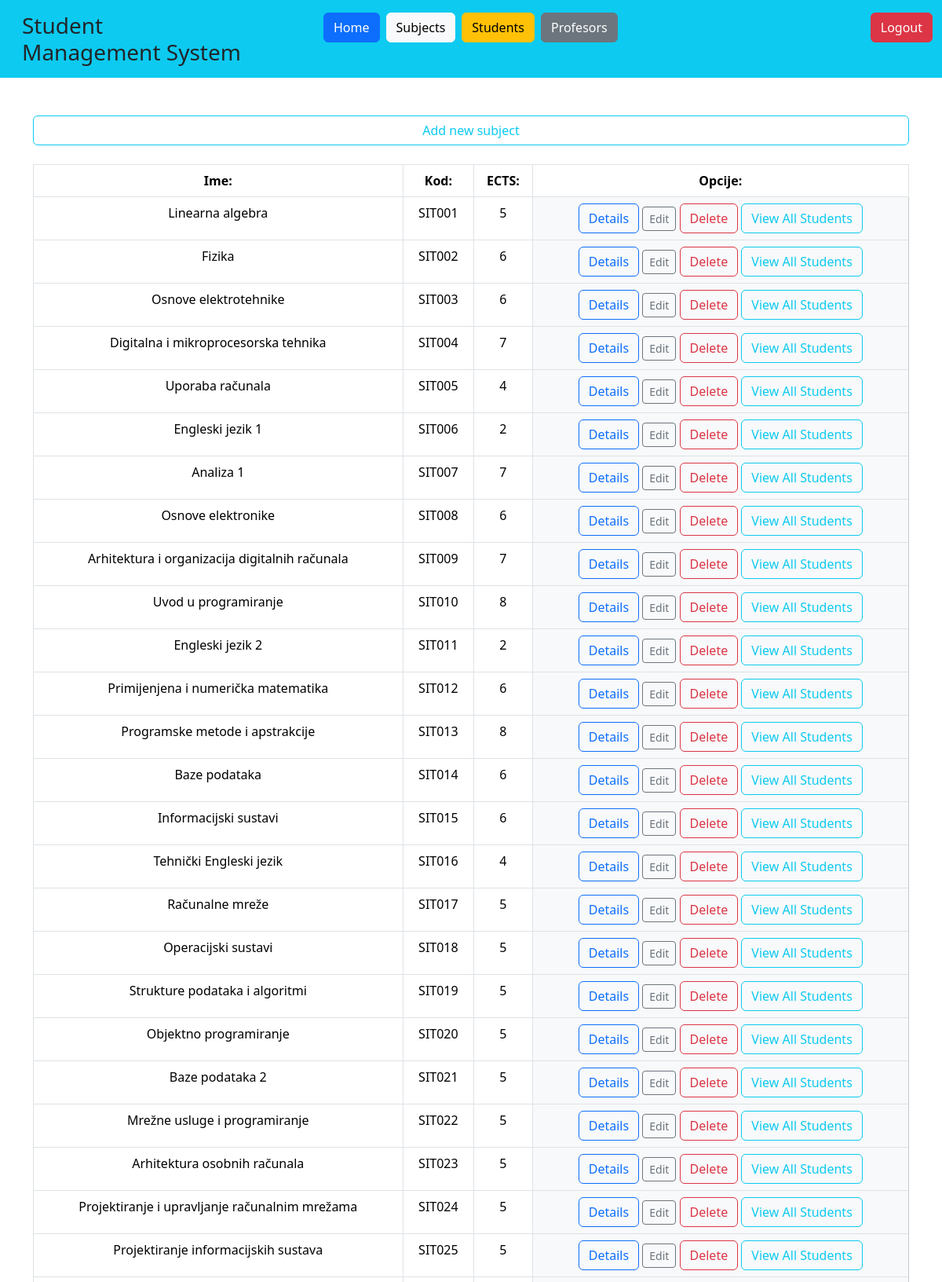
/subjects/ (signed in, upper part), run on the app's committed database.
### student_managment_system/models.py (models this page shows, shortened)
class Predmet(models.Model):
    name = models.CharField(max_length=50)
    kod = models.CharField(max_length=50)
    program = models.CharField(max_length=50)
    ects = models.PositiveSmallIntegerField()
    sem_izv = models.PositiveSmallIntegerField()
    sem_red = models.PositiveSmallIntegerField()
    IZBORNI = (('Da', 'Da'), ('Ne', 'Ne'))
    izborni = models.CharField(max_length=50, choices=IZBORNI)
    nositelj = models.ForeignKey(Korisnik, on_delete=models.SET_NULL, null=True, blank=True)

### student_managment_system/decorators.py (the view)
    def wrap(*args, **kwargs):
        if args[0].user.uloga.name == "administrator" or args[0].user.uloga.name == "profesor":
            return function(*args, **kwargs)
        else:
            return redirect('home')

### student_managment_system/views.py (called while the page is built)
@login_required
@administrator_or_profesor_required
def subjects_view(request):
    if request.user.uloga.name == "administrator":
        all_subjects = Predmet.objects.all()
    else:
        all_subjects = Predmet.objects.filter(nositelj=request.user)
    return render(request, 'subjects/subjects.html', { 'data': all_subjects})

### student_managment_system/templates/subjects/subjects.html
{% extends 'base/base.html' %}
{% load static %}
{% block 'body' %}
{% if user.uloga.name == 'administrator' %}
<a href="{% url 'subject_add' %}" class="btn btn-outline-info mb-4">Add new subject</a>
{% endif %}
    <table class="table table-hover table-bordered">
        <thead class="bg-primary">
            <tr>
                <th scope="col" class="text-center">Ime: </th>
                <th scope="col" class="text-center">Kod: </th>
                <th scope="col" class="text-center">ECTS: </th>
                <th class="text-center">Opcije: </th>
            </tr>
        </thead>
        <tbody>
            {% for subject in data %}
            <tr>
                <td scope="row" class="text-center">{{subject.name}}</td>
                <td scope="row" class="text-center">{{subject.kod}}</td>
                <td scope="row" class="text-center">{{subject.ects}}</td>
                {% if user.uloga.name == 'administrator' %}
                <td class="text-center table-light">
                    <a href="{% url 'subject_information' id=subject.id %}" type="button" class="btn btn-outline-primary">Details</a>
                    <a href="{% url 'subject_edit' id=subject.id %}" type="button" class="btn btn-sm btn-outline-secondary">Edit</a>
                    <a href="{% url 'subject_delete_confirmation' id=subject.id %}" type="button" class="btn btn-outline-danger">Delete</a>
                    <a href="{% url 'subject_all_students' subject_id=subject.id %}" type="button" class="btn btn-outline-info">View All Students</a>
                </td>
                {% else %}
                <td class="text-center table-light">
                    <a href="{% url 'subject_all_students' subject_id=subject.id %}" type="button" class="btn btn-outline-info">View All Students</a>
                </td>
                {% endif %}
            </tr>
            {% endfor %}
        </tbody>
    </table>
{% endblock %}

### data on the page
Predmet: name "Linearna algebra", kod "SIT001", ects "5", shows "Details"
Predmet: name "Fizika", kod "SIT002", ects "6", shows "Details"
Predmet: name "Osnove elektrotehnike", kod "SIT003", ects "6", shows "Details"
Predmet: name "Digitalna i mikroprocesorska tehnika", kod "SIT004", ects "7", shows "Details"
Predmet: name "Uporaba računala", kod "SIT005", ects "4", shows "Details"
Predmet: name "Engleski jezik 1", kod "SIT006", ects "2", shows "Details"
Predmet: name "Analiza 1", kod "SIT007", ects "7", shows "Details"
Predmet: name "Osnove elektronike", kod "SIT008", ects "6", shows "Details"
Predmet: name "Arhitektura i organizacija digitalnih računala", kod "SIT009", ects "7", shows "Details"
Predmet: name "Uvod u programiranje", kod "SIT010", ects "8", shows "Details"
Predmet: name "Engleski jezik 2", kod "SIT011", ects "2", shows "Details"
Predmet: name "Primijenjena i numerička matematika", kod "SIT012", ects "6", shows "Details"
Predmet: name "Programske metode i apstrakcije", kod "SIT013", ects "8", shows "Details"
Predmet: name "Baze podataka", kod "SIT014", ects "6", shows "Details"
Predmet: name "Informacijski sustavi", kod "SIT015", ects "6", shows "Details"
Predmet: name "Tehnički Engleski jezik", kod "SIT016", ects "4", shows "Details"
Predmet: name "Računalne mreže", kod "SIT017", ects "5", shows "Details"
Predmet: name "Operacijski sustavi", kod "SIT018", ects "5", shows "Details"
Predmet: name "Strukture podataka i algoritmi", kod "SIT019", ects "5", shows "Details"
Predmet: name "Objektno programiranje", kod "SIT020", ects "5", shows "Details"
Predmet: name "Baze podataka 2", kod "SIT021", ects "5", shows "Details"
Predmet: name "Mrežne usluge i programiranje", kod "SIT022", ects "5", shows "Details"
Predmet: name "Arhitektura osobnih računala", kod "SIT023", ects "5", shows "Details"
Predmet: name "Projektiranje i upravljanje računalnim mrežama", kod "SIT024", ects "5", shows "Details"
Predmet: name "Projektiranje informacijskih sustava", kod "SIT025", ects "5", shows "Details"
